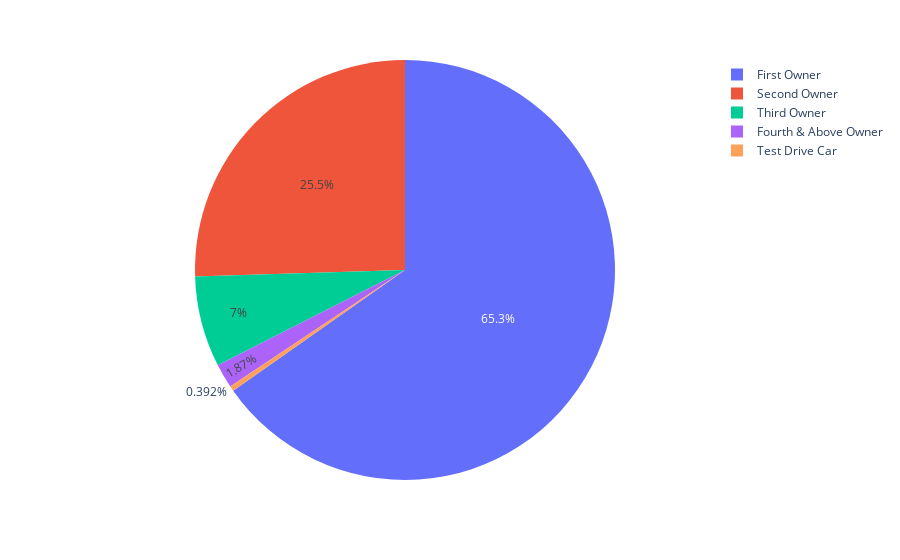

The notebook cell saved with this chart:
### Markdown cell above
*observatiions<br>*
1)We can observe that price and age are almost a perfect correlation<br> 
2)we can  note that odometer reading and age of car are moderately related<br>
3)we can see that there is almost moderate relationship between gearsystem and price of a car<br>
4)we can see that there almost negliible relationship between DealingType and age of car<br>

### Code cell
#Do people prefer owning pre-owned cars or new cars?
fig = plt.pie(df,'NoOfOwners')
fig.show()

### Figure 1 — Plotly figure (JSON) as saved in the notebook; plotly's stock layout.template omitted (floating-point values rounded to 4 significant figures; data arrays with more than 128 entries replaced by an {"elided": "..."} marker saying what was removed)
{"data": [{"domain": {"x": [0, 1], "y": [0, 1]}, "hovertemplate": "NoOfOwners=%{label}<extra></extra>", "labels": {"elided": "4340 str values"}, "legendgroup": "", "name": "", "showlegend": true, "type": "pie"}], "layout": {"legend": {"tracegroupgap": 0}, "margin": {"t": 60}}}
